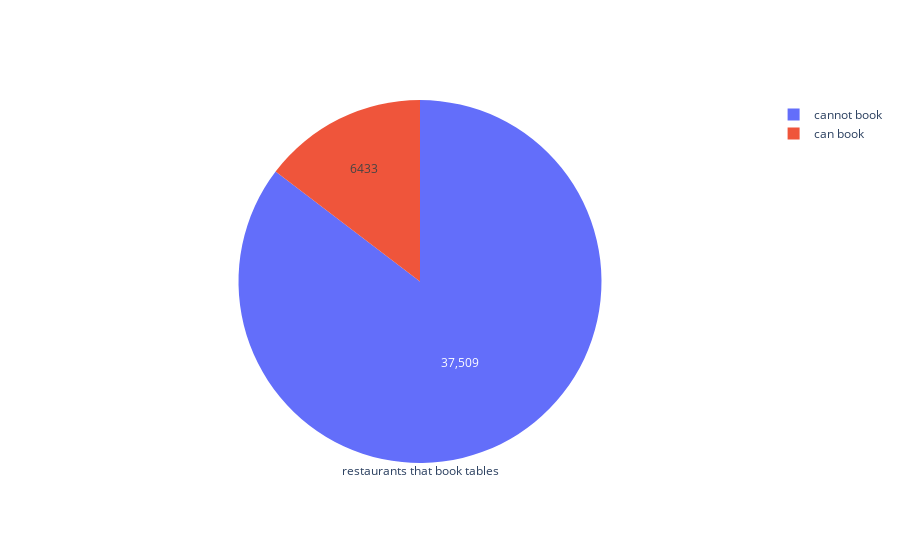

The notebook cell saved with this chart:
### Code cell
##Ratio between restaurants that provide tables & don't
trace=go.Pie(labels=labels,values=x,hoverinfo='label+percent',textinfo='value',title='restaurants that book tables',titleposition='bottom center')
iplot([trace])

### Figure 1 — Plotly figure (JSON) as saved in the notebook; plotly's stock layout.template omitted (floating-point values rounded to 4 significant figures)
{"data": [{"hoverinfo": "label+percent", "labels": ["cannot book", "can book"], "textinfo": "value", "title": {"position": "bottom center", "text": "restaurants that book tables"}, "type": "pie", "values": [37509, 6433]}], "layout": {}}
